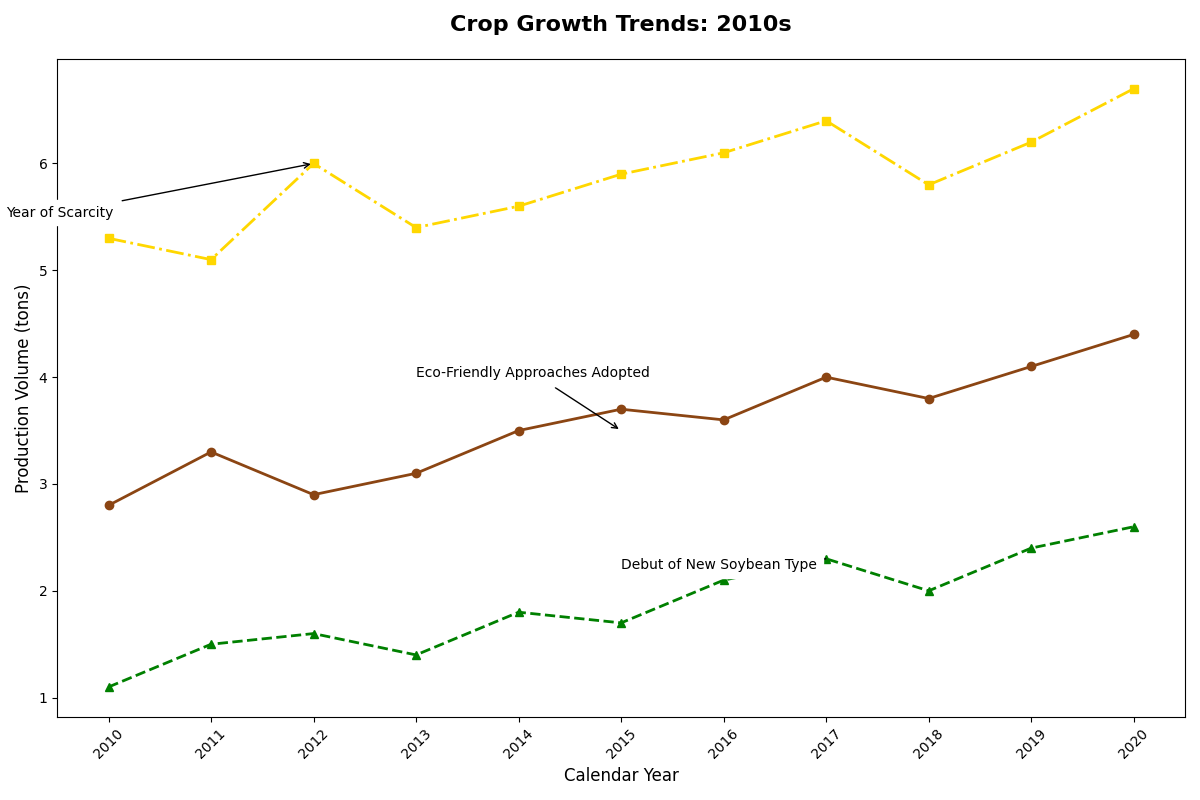

Write Python code to recreate this figure.
import matplotlib.pyplot as plt
import numpy as np

years = np.arange(2010, 2021)
wheat_yield = np.array([2.8, 3.3, 2.9, 3.1, 3.5, 3.7, 3.6, 4.0, 3.8, 4.1, 4.4])
corn_yield = np.array([5.3, 5.1, 6.0, 5.4, 5.6, 5.9, 6.1, 6.4, 5.8, 6.2, 6.7])
soybean_yield = np.array([1.1, 1.5, 1.6, 1.4, 1.8, 1.7, 2.1, 2.3, 2.0, 2.4, 2.6])

fig, ax = plt.subplots(figsize=(12, 8))

ax.plot(years, wheat_yield, color='saddlebrown', marker='o', linewidth=2, linestyle='-')
ax.plot(years, corn_yield, color='gold', marker='s', linewidth=2, linestyle='-.')
ax.plot(years, soybean_yield, color='green', marker='^', linewidth=2, linestyle='--')

ax.set_title('Crop Growth Trends: 2010s', fontsize=16, fontweight='bold', loc='center', pad=20)
ax.set_xlabel('Calendar Year', fontsize=12)
ax.set_ylabel('Production Volume (tons)', fontsize=12)

ax.set_xticks(years)
ax.set_xticklabels(years, rotation=45)

ax.annotate('Eco-Friendly Approaches Adopted', xy=(2015, 3.5), xytext=(2013, 4.0),
            arrowprops=dict(facecolor='black', arrowstyle='->'),
            fontsize=10, backgroundcolor='white')
ax.annotate('Year of Scarcity', xy=(2012, 6.0), xytext=(2009, 5.5),
            arrowprops=dict(facecolor='black', arrowstyle='->'),
            fontsize=10, backgroundcolor='white')
ax.annotate('Debut of New Soybean Type', xy=(2017, 2.3), xytext=(2015, 2.2),
            arrowprops=dict(facecolor='black', arrowstyle='->'),
            fontsize=10, backgroundcolor='white')

plt.tight_layout()
plt.show()
